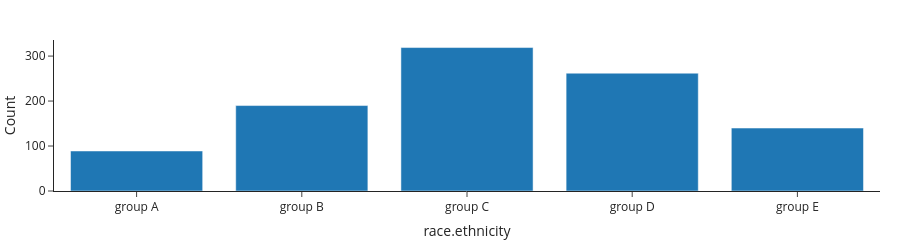

Write notebook code for a chart like this one.
### Code cell
px.bar(df_count_ethnicities, x="race.ethnicity", y="Count", height=200).show()

### Figure 1 — Plotly figure (JSON) as saved in the notebook; plotly's stock layout.template omitted (floating-point values rounded to 4 significant figures)
{"data": [{"alignmentgroup": "True", "hovertemplate": "race.ethnicity=%{x}<br>Count=%{y}<extra></extra>", "legendgroup": "", "marker": {"color": "#1F77B4"}, "name": "", "offsetgroup": "", "orientation": "v", "showlegend": false, "textposition": "auto", "type": "bar", "x": ["group A", "group B", "group C", "group D", "group E"], "xaxis": "x", "y": [89, 190, 319, 262, 140], "yaxis": "y"}], "layout": {"barmode": "relative", "height": 200, "legend": {"tracegroupgap": 0}, "xaxis": {"anchor": "y", "domain": [0, 1], "title": {"text": "race.ethnicity"}}, "yaxis": {"anchor": "x", "domain": [0, 1], "title": {"text": "Count"}}}}
